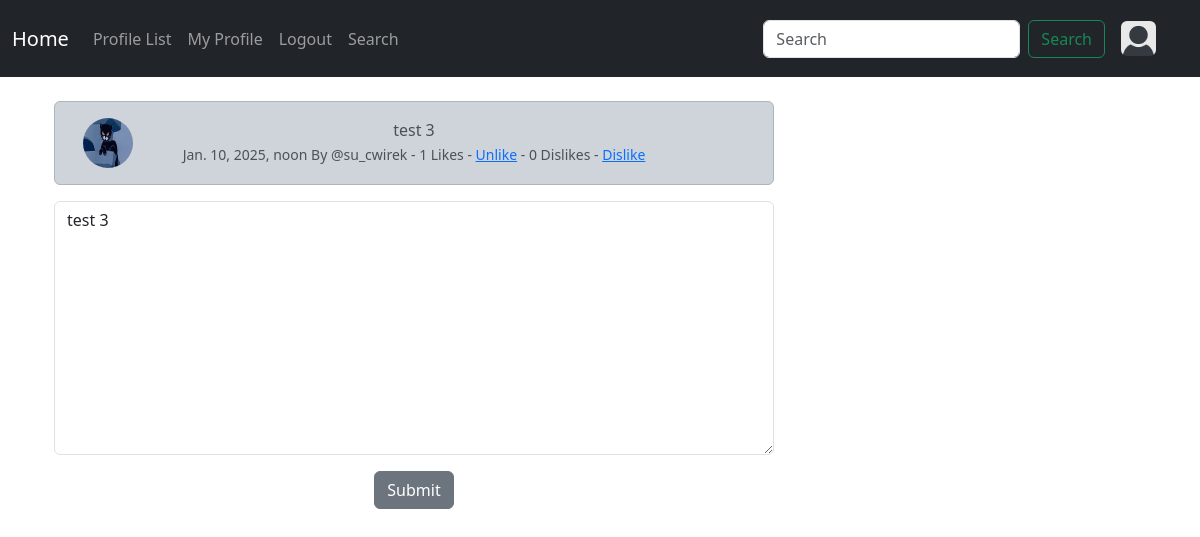
The app's page /yard_edit/4 (signed in) with its own data.
### cwirek/models.py (models this page shows, shortened)
class Yard(models.Model):
    user = models.ForeignKey(User, related_name="yard", on_delete=models.DO_NOTHING)
    body = models.CharField(max_length=200)
    created_at = models.DateTimeField(auto_now_add=True)
    likes = models.ManyToManyField(User, related_name="yard_like", blank=True)
    dislikes = models.ManyToManyField(User, related_name="yard_dislike", blank=True)
    def number_of_likes(self):
        return self.likes.count()
    def number_of_dislikes(self):
        return self.dislikes.count()

class Profile(models.Model):
    user = models.OneToOneField(User, on_delete=models.CASCADE)
    follows = models.ManyToManyField("self", related_name="followed_by", symmetrical=False, blank=True)
    date_modified = models.DateTimeField(User, auto_now=True)
    profile_image = models.ImageField(null=True, blank=True, upload_to="images/")
    profile_bio = models.CharField(null=True, blank=True, max_length=1500)
    homepage_link = models.CharField(null=True, blank=True, max_length=100)
    facebook_link = models.CharField(null=True, blank=True, max_length=100)
    instagram_link = models.CharField(null=True, blank=True, max_length=100)
    linkedin_link = models.CharField(null=True, blank=True, max_length=100)
    youtube_link = models.CharField(null=True, blank=True, max_length=100)

### cwirek/views.py (the view)
# urls.py: path('yard_edit/<int:pk>', views.yard_edit, name="yard_edit"),
def yard_edit(request, pk):
    if request.user.is_authenticated:
        yard = get_object_or_404(Yard, id=pk)
        if request.user.username == yard.user.username:
            form = YardForm(request.POST or None, instance=yard)
            if request.method == "POST":
                if form.is_valid():
                    yards = form.save(commit=False)
                    yards.user = request.user
                    yards.save()
                    messages.success(request, ("It is done!"))
                    return redirect('home')
            else:
                return render(request, "edit_yard.html", {'form':form, 'yard':yard})
        else:
            messages.success(request, ("not your yard"))
            return redirect('home')
    else:
        messages.success(request, ("Please log in."))
        return redirect('login')

### cwirek/forms.py
class YardForm(forms.ModelForm):
    body = forms.CharField(required=True, widget=forms.widgets.Textarea(attrs={"placeholder": "Enter your message.", "class":"form-control",}), label="", )
    class Meta:
        model = Yard
        exclude = ("user", "likes", "dislikes",)

### cwirek/templates/edit_yard.html (shortened to what this page needs)
{% extends 'base.html' %}
{% load static %}
{% block content %}
<div class="container text-center">
<div class="row">
    <div class="col-8">
            <div class="alert alert-dark" role="alert">
            <div class="container">
                <div class="row">
                  <div class="col-1">
                    {% if yard.user.profile.profile_image %}
                    <img src="{{ yard.user.profile.profile_image.url }}" alt="" class="rounded-circle" width=50 height=50>
                    {% else %}
                    <img src="{% static 'images/default_profile_pic.png' %}" alt="{{yard.user.username}}" class="rounded-circle" width=50 height=50>
                    {% endif %}
                  </div>
                  <div class="col-10">
                        {{ yard.body }}<br/>
                        <small class="text-muted">
                            {{ yard.created_at }} By @{{ yard.user.username|lower}}
                            {% if user in yard.likes.all %}
                            - {{yard.number_of_likes}} Likes - <a href="{% url 'yard_like' yard.id %}">Unlike</a>
                            {% else %}
                            - {{yard.number_of_likes}} Likes - <a href="{% url 'yard_like' yard.id %}">Like</a>
                            {% endif %}
                            {% if user in yard.dislikes.all %}
                            - {{yard.number_of_dislikes}} Disikes - <a href="{% url 'yard_dislike' yard.id %}">Undislike</a>
                            {% else %}
                            - {{yard.number_of_dislikes}} Dislikes - <a href="{% url 'yard_dislike' yard.id %}">Dislike</a>
                            {% endif %}
                        </small>
                </div><br/><br/>
              </div>
            </div>
          </div>
        {% if form %}
        <form method=POST>
            {{ form.as_p }}
            <button type="submit" class="btn btn-secondary">Submit</button>
        </form>
        {% endif %}
    </div>
</div></div>
{% endblock %}

### records on screen
Yard: user.profile.profile_image (picture), body "test 3", created_at "Jan. 10, 2025, noon", user.username "su_cwirek", number_of_likes "1", number_of_dislikes "0"
